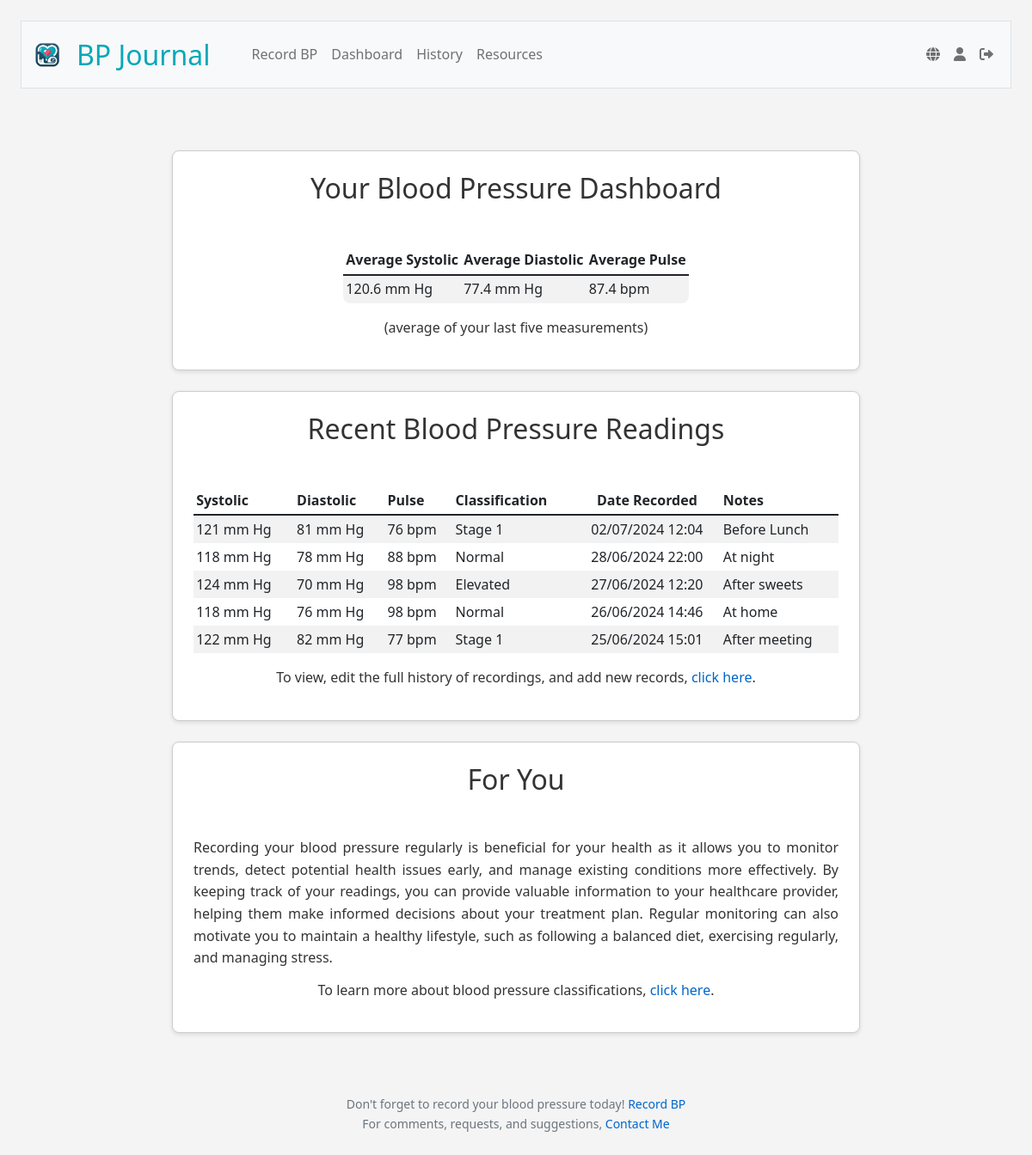
The app's page /dashboard (signed in) with its own data.
### tables this page shows
CREATE TABLE blood_pressure_readings (
id INTEGER PRIMARY KEY AUTOINCREMENT NOT NULL,
user_id INTEGER NOT NULL,
systolic INTEGER NOT NULL,
diastolic INTEGER NOT NULL,
pulse INTEGER,
reading_date DATETIME DEFAULT CURRENT_TIMESTAMP,
notes TEXT,
FOREIGN KEY (user_id) REFERENCES users (id));

### app.py (the view)
@app.route("/dashboard")
@login_required
def dashboard():
    user_id = session["user_id"]
    user_timezone = db.execute("SELECT timezone FROM users WHERE id = ?", user_id)[0]['timezone']
    user_tz = pytz.timezone(user_timezone)
    recording_rows = db.execute("""
                                SELECT *
                                FROM blood_pressure_readings
                                WHERE user_id = ?
                                ORDER BY reading_date
                                DESC LIMIT 5
    """, user_id)
    for row in recording_rows:
        row["classification"] = classify_bp(row["systolic"], row["diastolic"])
        utc_time = row["reading_date"]
        try:
            local_time = pytz.utc.localize(datetime.strptime(utc_time, '%Y-%m-%d %H:%M:%S')).astimezone(user_tz)
            row["reading_date"] = local_time.strftime('%d/%m/%Y %H:%M')
        except Exception:
            row["reading_date"] = utc_time
    user_avg_recording = db.execute("""
        SELECT AVG(systolic) AS avg_systolic,
        AVG(diastolic) AS avg_diastolic,
        AVG(pulse) AS avg_pulse
        FROM (
            SELECT systolic, diastolic, pulse
            FROM blood_pressure_readings
            WHERE user_id = ?
            ORDER BY reading_date DESC
            LIMIT 5
        )
    """, user_id)
    if user_avg_recording:
        avg_data = {
            'avg_systolic': round(user_avg_recording[0]['avg_systolic'], 1) if user_avg_recording[0]['avg_systolic'] else '',
            'avg_diastolic': round(user_avg_recording[0]['avg_diastolic'], 1) if user_avg_recording[0]['avg_diastolic'] else '',
            'avg_pulse': round(user_avg_recording[0]['avg_pulse'], 1) if user_avg_recording[0]['avg_pulse'] else ''
        }
    else:
        avg_data = {'avg_systolic': 'N/A', 'avg_diastolic': 'N/A', 'avg_pulse': 'N/A'}
    return render_template("dashboard.html", classes=g.language_data['classes'], data=g.language_data['dashboard'], last5reading=recording_rows, user_id=user_id, user_avg_recording=[avg_data])

### app.py (called while the page is built)
@app.before_request
def load_language_data():
    if 'language' not in session:
        session['language'] = 'en'
    user_lang = session['language']
    with open(f'languages/{user_lang}.json', 'r') as file:
        g.language_data = json.load(file)
    g.language_data['current_lang'] = user_lang

@app.after_request
def after_request(response):
    response.headers["Cache-Control"] = "no-cache, no-store, must-revalidate"
    response.headers["Expires"] = 0
    response.headers["Pragma"] = "no-cache"
    return response

@app.context_processor
def inject_layout_data():
    return dict(layout_data=g.language_data['layout'])

@app.context_processor
def inject_user_details():
    if 'user_id' in session:
        user_id = session['user_id']
        user_info = db.execute("SELECT username FROM users WHERE id = ?", user_id)
        if user_info:
            username = user_info[0]['username']
        else:
            username = None
    else:
        username = None
    return {'username': username}

### helpers.py (called while the page is built)
def classify_bp(systolic, diastolic):
    if systolic < 120 and diastolic < 80:
        return "Normal"
    elif 120 <= systolic < 130 and diastolic < 80:
        return "Elevated"
    elif 130 <= systolic < 140 or 80 <= diastolic < 90:
        return "High1"
    elif 140 <= systolic or 90 <= diastolic:
        return "High2"
    else:
        return "Crisis"

def login_required(f):
    @wraps(f)
    def decorated_function(*args, **kwargs):
        if session.get("user_id") is None:
            return redirect("/login")
        return f(*args, **kwargs)
    return decorated_function

### templates/dashboard.html (shortened to what this page needs)
{% extends "layout.html" %}
{% block main %}
<div class="section" id="average-table-div">
    <h2>{{ data.heading }}</h2>
    <table class="table table-striped" id="average-table">
        <thead>
            <tr>
                <th class="text-start">{{ data.avgSystolic }}</th>
                <th class="text-start">{{ data.avgDiastolic }}</th>
                <th class="text-start">{{ data.avgPulse }}</th>
            </tr>
        </thead>
        <tbody>
            {% for row in user_avg_recording %}
            <tr>
                <td class="text-start">{{ row.avg_systolic }} mm Hg</td>
                <td class="text-start">{{ row.avg_diastolic }} mm Hg</td>
                <td class="text-start">{{ row.avg_pulse }} bpm</td>
            </tr>
            {% endfor %}
        </tbody>
    </table>
    <p class="text-center">{{ data.description }}</p>
</div>
<div class="section", id="trends">
    <h2>{{ data.last5heading }}</h2>
    <table class="table table-striped", id="trends-table">
        <thead>
            <tr>
                <th class="text-start">{{ data.systolic }}</th>
                <th class="text-start">{{ data.diastolic }}</th>
                <th class="text-start">{{ data.pulse }}</th>
                <th class="text-start">{{ data.readingClassification }}</th>
                <th class="text-center">{{ data.dateRecorded }}</th>
                <th class="text-start">{{ data.notes }}</th>
            </tr>
        </thead>
        <tbody>
            {% for row in last5reading %}
            <tr>
                <td class="text-start">{{ row.systolic }} mm Hg</td>
                <td class="text-start">{{ row.diastolic }} mm Hg</td>
                <td class="text-start">{{ row.pulse }} bpm</td>
                <td class="text-start">{{ classes[row.classification] }}</td>
                <td class="text-center">{{ row.reading_date }}</td>
                <td class="text-start">{{ row.notes }}</td>
            </tr>
            {% endfor %}
        </tbody>
    </table>
    <p class="text-center">{{ data.historyLink.text }}, <a href="/history">{{ data.historyLink.textUrl }}</a>.</p>
</div>
<div class="section", id="alerts-tips-section">
    <h2>{{ data.alertsHeading }}</h2>
    <p>{{ data.comment }}</p>
    <p class="text-center">{{ data.classificationLink.text }}, <a href="/resources#bp-categories-section">{{ data.classificationLink.textUrl }}</a>.</p>
</div>
{% endblock %}

### templates/layout.html (shortened to what this page needs)
<!DOCTYPE html>
<html lang="en">
    <head>
        <link href="https://cdn.jsdelivr.net/npm/bootstrap@5.1.3/dist/css/bootstrap.min.css" rel="stylesheet">
        <link href="/static/styles.css" rel="stylesheet">
        <link rel="stylesheet" href="https://cdnjs.cloudflare.com/ajax/libs/font-awesome/6.0.0-beta3/css/all.min.css">
    </head>
    <body>
        <nav class="bg-light border navbar navbar-expand-md navbar-light">
            <div class="container-fluid">
                <a class="navbar-brand" href="/"><img src="/static/icon.png" height="40px" width="40px"  alt="App Icon"><span class="blue">{{ layout_data.navbarBrand }}</span></a>
                <div class="collapse navbar-collapse" id="navbar">
                    {% if session["user_id"] %}
                        <ul class="navbar-nav me-auto">
                            <li class="nav-item"><a class="nav-link" href="/record">{{ layout_data.recordReading }}</a></li>
                            <li class="nav-item"><a class="nav-link" href="/dashboard">{{ layout_data.dashboard }}</a></li>
                            <li class="nav-item"><a class="nav-link" href="/history">{{ layout_data.history }}</a></li>
                            <li class="nav-item"><a class="nav-link" href="/resources">{{ layout_data.resources }}</a></li>
                        </ul>
                        <ul class="navbar-nav ms-auto" id="navProfileLogOutLinks">
                            <li class="nav-item">
                                <a class="nav-link" href="/toggle_language" class="nav-link" title="{% if session.get('language', 'tr') == 'tr' %}English{% else %}Türkçe{% endif %}">
                                    <i class="fas fa-globe"></i>
                                </a>
                            </li>
                            <li class="nav-item">
                                <a class="nav-link" href="/profile" title="{{ username }}">
                                    <i class="fas fa-user"></i>
                                </a>
                            </li>
                            <li class="nav-item">
                                <a class="nav-link" href="/logout" title="{{ layout_data.logOut }}">
                                    <i class="fas fa-sign-out-alt"></i>
                                </a>
                            </li>
                        </ul>
                    {% endif %}
                </div>
            </div>
        </nav>
        <main class="container-fluid py-5 text-center">
            {% block main %}{% endblock %}
        </main>
        <footer class="mb-5 small text-center text-muted">
            {% if session["user_id"] %}
                {{ layout_data.footerTextA }} <a href="/record">{{ layout_data.footerTextB }}</a> <br>
            {% endif %}
                {{ layout_data.footerTextC }} <a href="mailto:dryelissatomic@gmail.com">{{ layout_data.footerTextD }}</a>
        </footer>
    </body>
</html>

### static/styles.css (style rules this page uses)
body { background-color: #f4f4f4; color: #333; font-family: 'Segoe UI', Arial, sans-serif; line-height: 1.6; margin: 0; padding: 1.5em; }
h2, h3, h4, h5 { margin-bottom: 1.5em; text-align: center; }
h2 { font-size: 2em; }
p, li, a { font-size: 1em; text-align: justify; }
p, li { margin-bottom: 0.75em; }
a { color: #0066cc; text-decoration: none; }
ul, ol { margin-bottom: 1em; margin-left: 1.5em; }
.section { background-color: #ffffff; border: 1px solid #ccc; border-radius: 0.5em; box-shadow: 0 2px 5px rgba(0,0,0,0.1); padding: 1.5em; margin: 1.5em auto; margin-left: auto; margin-right: auto; max-width: 800px; }
#average-table { border-collapse: collapse; border-radius: 0.5em; margin-left: auto; margin-right: auto; max-width:max-content; overflow: hidden; text-align: center; }
.table>:not(caption)>*>* { border-bottom-width: 0px; padding: .2rem .2rem; vertical-align: middle; }
.text-center { text-align: center; }
nav .navbar-brand { font-size: xx-large; vertical-align: middle; display: flex; align-items: center; }
nav .navbar-brand img { height: 36px; width: auto; vertical-align: middle; }
nav .navbar-brand .blue { color: #06a8b7; margin-left: 0.5em; }
.navbar-nav { display: flex; justify-content: space-between; align-items: center; }
.navbar-nav .nav-item { width: max-content; }
.navbar-nav .nav-link, .navbar-nav .nav-item { margin-bottom: 0 !important; align-items: center; }

### records on screen
blood_pressure_readings: systolic "121", diastolic "81", pulse "76", classes "Stage 1", reading_date "02/07/2024 12:04", notes "Before Lunch"
blood_pressure_readings: systolic "118", diastolic "78", pulse "88", classes "Normal", reading_date "28/06/2024 22:00", notes "At night"
blood_pressure_readings: systolic "124", diastolic "70", pulse "98", classes "Elevated", reading_date "27/06/2024 12:20", notes "After sweets"
blood_pressure_readings: systolic "118", diastolic "76", pulse "98", classes "Normal", reading_date "26/06/2024 14:46", notes "At home"
blood_pressure_readings: systolic "122", diastolic "82", pulse "77", classes "Stage 1", reading_date "25/06/2024 15:01", notes "After meeting"

### other values on screen
{{ layout_data.navbarBrand }} "BP Journal"
{{ layout_data.recordReading }} "Record BP"
{{ layout_data.dashboard }} "Dashboard"
{{ layout_data.history }} "History"
{{ layout_data.resources }} "Resources"
{{ data.heading }} "Your Blood Pressure Dashboard"
{{ data.avgSystolic }} "Average Systolic"
{{ data.avgDiastolic }} "Average Diastolic"
{{ data.avgPulse }} "Average Pulse"
{{ row.avg_systolic }} "120.6"
{{ row.avg_diastolic }} "77.4"
{{ row.avg_pulse }} "87.4"
{{ data.description }} "(average of your last five measurements)"
{{ data.last5heading }} "Recent Blood Pressure Readings"
{{ data.systolic }} "Systolic"
